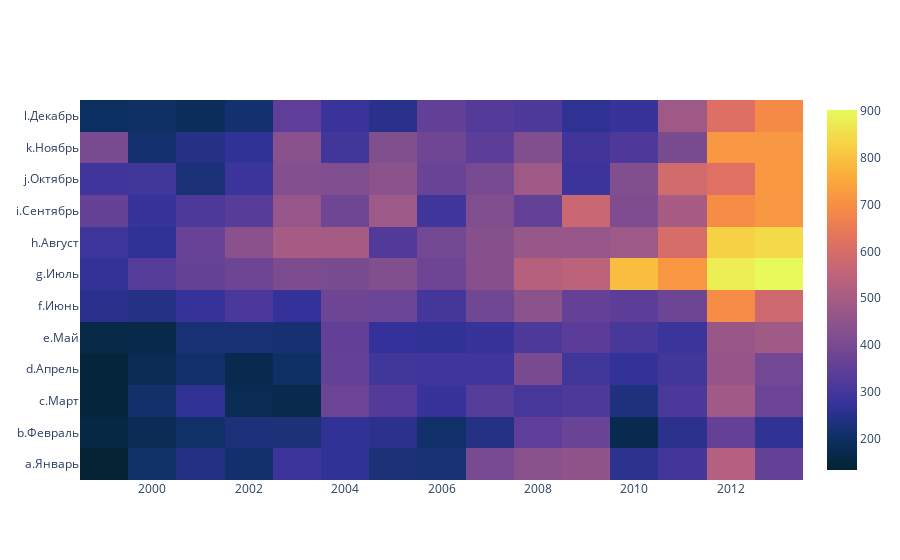

This figure's notebook cell:
### Markdown cell above
Создать с помощью библиотеки визуализации тепловую карту для сравнения первых 15 лет, в течение которых наблюдался НЛО, и каждого месяца (seaborn, plotly).

### Code cell
from plotly.offline import iplot
import plotly.graph_objects as go
import numpy as np
plot = pd.DataFrame()
plot['Дата'] = pd.to_datetime(df['Date_time'].apply(lambda x: x.split(' ')[0]))
plot['Год'] = pd.to_numeric(df['Date_time'].apply(lambda x: x.split(' ')[0].split('/')[2]))
plot['Номер_месяца'] = pd.to_numeric(df['Date_time'].apply(lambda x: x.split(' ')[0].split('/')[0]))
# TODO: @MikeKondr99 #20 Найти способ отсортировать месяца в heatmap баз изменения названия
plot['Месяц'] = plot['Номер_месяца'].map({1:'a.Январь',2:'b.Февраль',3:'c.Март',4:'d.Апрель',5:'e.Май',6:'f.Июнь',
   7:'g.Июль',8:'h.Август',9:'i.Сентябрь',10:'j.Октябрь',11:'k.Ноябрь',12:'l.Декабрь'})
#Убираю не корректные года
filter2 = plot["Год"] > 1000
plot = plot.where(filter2)
plot.dropna()
plot = plot.sort_values(by=['Месяц'])

year1 = int(plot['Год'].max())
print(f'Самый последний год  НЛО: {year1}')
year0 = int(year1) - 15
print(f'Делаем от {year0} года')

filter = plot["Дата"] < datetime(year1,1,1)
filter2 = plot["Дата"] >= datetime(year0,1,1)
plot = plot.where(filter & filter2)
plot.dropna()
print(f'Количество данных: {len(plot)}')

plot = plot.drop(columns=['Дата'])

cross = pd.crosstab(plot['Месяц'], plot['Год'])

trace = go.Heatmap( x = cross.columns.tolist(), y = cross.index.tolist(), z = cross.values.tolist(), type = 'heatmap', colorscale = 'thermal')
fig = go.Figure(data = [trace])
iplot(fig)

### Figure 1 — Plotly figure (JSON) as saved in the notebook; plotly's stock layout.template omitted (floating-point values rounded to 4 significant figures; data arrays with more than 128 entries replaced by an {"elided": "..."} marker saying what was removed)
{"data": [{"colorscale": [[0, "rgb(3, 35, 51)"], [0.09091, "rgb(13, 48, 100)"], [0.1818, "rgb(53, 50, 155)"], [0.2727, "rgb(93, 62, 153)"], [0.3636, "rgb(126, 77, 143)"], [0.4545, "rgb(158, 89, 135)"], [0.5455, "rgb(193, 100, 121)"], [0.6364, "rgb(225, 113, 97)"], [0.7273, "rgb(246, 139, 69)"], [0.8182, "rgb(251, 173, 60)"], [0.9091, "rgb(246, 211, 70)"], [1, "rgb(231, 250, 90)"]], "type": "heatmap", "x": [1999, 2000, 2001, 2002, 2003, 2004, 2005, 2006, 2007, 2008, 2009, 2010, 2011, 2012, 2013], "y": ["a.Январь", "b.Февраль", "c.Март", "d.Апрель", "e.Май", "f.Июнь", "g.Июль", "h.Август", "i.Сентябрь", "j.Октябрь", "k.Ноябрь", "l.Декабрь"], "z": {"elided": "12x15 int values"}}], "layout": {}}
